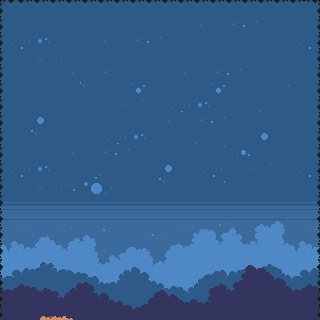

Tiled map render using the project's own tile images. Description and the whole map definition, tile-layer contents included, below:
An orthogonal 20x20 tile map with 16x16 px tiles, 5 tile layers (background-0, background-1, background-2, decs, ...), 4 tilesets.

<map version="1.9" tiledversion="1.9.2" orientation="orthogonal" renderorder="right-down" width="20" height="20" tilewidth="16" tileheight="16" infinite="0" nextlayerid="8" nextobjectid="1">
 <editorsettings>
  <export target="stage6.json" format="json" />
 </editorsettings>
 <tileset firstgid="1" name="background-0" tilewidth="16" tileheight="16" tilecount="198" columns="18">
  <image source="../stringstar-fields/background_0.png" width="288" height="180" />
 </tileset>
 <tileset firstgid="199" name="background-1" tilewidth="16" tileheight="16" tilecount="198" columns="18">
  <image source="../stringstar-fields/background_1.png" width="288" height="180" />
 </tileset>
 <tileset firstgid="397" name="background-2" tilewidth="16" tileheight="16" tilecount="198" columns="18">
  <image source="../stringstar-fields/background_2.png" width="288" height="180" />
 </tileset>
 <tileset firstgid="595" name="stringstar" tilewidth="16" tileheight="16" tilecount="198" columns="18">
  <image source="../stringstar-fields/tileset.png" width="288" height="176" />
 </tileset>
 <group id="4" name="background">
  <layer id="1" name="background-0" width="20" height="20">
   <data encoding="csv">
1,1,1,1,1,1,1,1,1,1,1,1,1,1,1,1,1,1,1,1,
1,2,3,4,1,1,1,1,1,1,1,4,5,6,7,8,9,10,1,2,
19,20,21,22,1,4,5,6,7,8,9,10,1,1,1,1,1,1,19,20,
37,38,39,40,1,1,1,1,1,1,1,1,1,1,1,1,1,1,37,38,
1,2,3,4,5,6,7,1,2,3,4,5,6,7,8,9,10,11,12,13,
9,10,11,12,13,47,48,49,50,51,52,53,54,50,51,52,53,54,9,10,
9,10,11,12,13,32,33,34,35,36,19,20,21,22,23,24,25,26,27,28,
27,28,29,30,31,10,1,2,3,4,5,6,7,8,9,10,11,12,13,14,
45,46,47,48,49,28,19,20,21,22,23,24,25,26,27,28,29,30,31,32,
1,2,3,4,5,6,7,8,9,10,11,12,1,2,15,16,17,18,1,2,
19,20,21,22,23,24,25,26,27,28,29,30,19,20,33,34,35,36,19,20,
37,38,39,40,41,42,43,44,45,46,47,48,37,38,51,52,53,54,37,38,
55,56,57,58,59,60,61,62,63,64,65,66,67,68,69,70,71,72,55,56,
73,74,75,76,77,78,79,80,81,82,83,84,85,86,87,88,89,90,73,74,
91,92,93,94,95,96,97,98,99,100,101,102,103,104,105,106,107,108,91,92,
109,110,111,112,113,114,115,116,117,118,119,120,121,122,123,124,125,126,109,110,
127,128,129,130,131,132,133,134,135,136,137,138,139,140,141,142,143,144,127,128,
145,146,147,148,149,150,151,152,153,154,155,156,157,158,159,160,161,162,145,146,
163,164,165,166,167,168,169,170,171,172,173,174,175,176,177,178,179,180,163,164,
181,182,183,184,185,186,187,188,189,190,191,192,193,194,195,196,197,198,181,182
</data>
  </layer>
  <layer id="2" name="background-1" width="20" height="20">
   <data encoding="csv">
0,0,0,0,0,0,0,0,0,0,0,0,0,0,0,0,0,0,0,0,
0,0,0,0,0,0,0,0,0,0,0,0,0,0,0,0,0,0,0,0,
0,0,0,0,0,0,0,0,0,0,0,0,0,0,0,0,0,0,0,0,
0,0,0,0,0,0,0,0,0,0,0,0,0,0,0,0,0,0,0,0,
0,0,0,0,0,0,0,0,0,0,0,0,0,0,0,0,0,0,0,0,
0,0,0,0,0,0,0,0,0,0,0,0,0,0,0,0,0,0,0,0,
0,0,0,0,0,0,0,0,0,0,0,0,0,0,0,0,0,0,0,0,
0,0,0,0,0,0,0,0,0,0,0,0,0,0,0,0,0,0,0,0,
0,0,0,0,0,0,0,0,0,0,0,0,0,0,0,0,0,0,0,0,
0,0,0,0,0,0,0,0,0,0,0,0,0,0,0,0,0,0,0,0,
0,0,0,0,0,0,0,0,0,0,0,0,0,0,0,0,0,0,0,0,
0,0,0,0,0,0,0,0,0,0,0,0,0,0,0,0,0,0,0,0,
0,0,0,0,0,0,0,0,0,0,0,0,0,0,0,0,0,0,0,0,
0,0,0,0,0,0,0,0,0,0,0,0,0,0,0,0,0,0,0,0,
0,0,0,0,0,0,0,0,0,0,0,0,0,0,0,0,0,0,0,0,
307,308,309,310,311,312,313,314,315,316,317,318,319,320,321,322,323,324,307,308,
325,326,327,328,329,330,331,332,333,334,335,336,337,338,339,340,341,342,325,326,
343,344,345,346,347,348,349,350,351,352,353,354,355,356,357,358,359,360,343,344,
361,362,363,364,365,366,367,368,369,370,371,372,373,374,375,376,377,378,361,362,
379,380,381,382,383,384,385,386,387,388,389,390,391,392,393,394,395,396,379,380
</data>
  </layer>
  <layer id="3" name="background-2" width="20" height="20">
   <data encoding="csv">
0,0,0,0,0,0,0,0,0,0,0,0,0,0,0,0,0,0,0,0,
0,0,0,0,0,0,0,0,0,0,0,0,0,0,0,0,0,0,0,0,
0,0,0,0,0,0,0,0,0,0,0,0,0,0,0,0,0,0,0,0,
0,0,0,0,0,0,0,0,0,0,0,0,0,0,0,0,0,0,0,0,
0,0,0,0,0,0,0,0,0,0,0,0,0,0,0,0,0,0,0,0,
0,0,0,0,0,0,0,0,0,0,0,0,0,0,0,0,0,0,0,0,
0,0,0,0,0,0,0,0,0,0,0,0,0,0,0,0,0,0,0,0,
0,0,0,0,0,0,0,0,0,0,0,0,0,0,0,0,0,0,0,0,
0,0,0,0,0,0,0,0,0,0,0,0,0,0,0,0,0,0,0,0,
0,0,0,0,0,0,0,0,0,0,0,0,0,0,0,0,0,0,0,0,
0,0,0,0,0,0,0,0,0,0,0,0,0,0,0,0,0,0,0,0,
0,0,0,0,0,0,0,0,0,0,0,0,0,0,0,0,0,0,0,0,
0,0,0,0,0,0,0,0,0,0,0,0,0,0,0,0,0,0,0,0,
0,0,0,0,0,0,0,0,0,0,0,0,0,0,0,0,0,0,0,0,
0,0,0,0,0,0,0,0,0,0,0,0,0,0,0,0,0,0,0,0,
505,506,507,508,509,510,511,512,513,514,515,516,517,518,519,520,521,522,505,506,
523,524,525,526,527,528,529,530,531,532,533,534,535,536,537,538,539,540,523,524,
541,542,543,544,545,546,547,548,549,550,551,552,553,554,555,556,557,558,541,542,
559,560,561,562,563,564,565,566,567,568,569,570,571,572,573,574,575,576,559,560,
577,578,579,580,581,582,583,584,585,586,587,588,589,590,591,592,593,594,577,578
</data>
  </layer>
 </group>
 <layer id="5" name="decs" width="20" height="20">
  <data encoding="csv">
1073742531,0,0,0,0,0,0,0,0,0,0,0,0,0,0,0,0,0,0,1073742531,
0,0,0,0,0,0,0,0,0,0,0,0,0,0,0,0,0,0,0,0,
0,0,0,0,0,0,0,0,0,0,0,0,0,0,0,0,0,0,0,0,
0,0,0,0,0,0,0,0,0,0,0,0,0,0,0,0,0,0,0,0,
0,0,0,0,0,0,0,0,0,0,0,0,0,0,0,0,0,0,0,0,
0,0,0,0,0,0,0,0,0,0,0,0,0,0,0,0,0,0,0,0,
0,0,0,0,0,0,0,0,0,0,0,0,0,0,0,0,0,0,0,0,
0,0,0,0,0,0,0,0,0,0,0,0,0,0,0,0,0,0,0,0,
0,0,0,0,0,0,0,0,0,0,0,0,0,0,0,0,0,0,0,0,
0,0,0,0,0,0,0,0,0,0,0,0,0,0,0,0,0,0,0,0,
0,0,0,0,0,0,0,0,0,0,0,0,0,0,0,0,0,0,0,0,
0,0,0,0,0,0,0,0,0,0,0,0,0,0,0,0,0,0,0,0,
0,0,0,0,0,0,0,0,0,0,0,0,0,0,0,0,0,0,0,0,
0,0,0,0,0,0,0,0,0,0,0,0,0,0,0,0,0,0,0,0,
0,0,0,0,0,0,0,0,0,0,0,0,0,0,0,0,0,0,0,0,
0,0,0,0,0,0,0,0,0,0,0,0,0,0,0,0,0,0,0,0,
0,0,0,0,0,0,0,0,0,0,0,0,0,0,0,0,0,0,0,0,
0,0,0,0,0,0,0,0,0,0,0,0,0,0,0,0,0,0,0,0,
0,0,0,0,0,0,0,0,0,0,0,0,0,0,0,0,0,0,0,0,
0,607,608,609,610,611,611,0,0,0,0,0,0,0,0,0,0,0,0,0
</data>
 </layer>
 <layer id="7" name="collision" width="20" height="20">
  <data encoding="csv">
2684355267,3221226179,3221226179,3221226179,3221226179,3221226179,3221226179,3221226179,3221226179,3221226179,3221226179,3221226179,3221226179,3221226179,3221226179,3221226179,3221226179,3221226179,3221226179,536871619,
2684355267,0,0,0,0,0,0,0,0,0,0,0,0,0,0,0,0,0,0,536871619,
2684355267,0,0,0,0,0,0,0,0,0,0,0,0,0,0,0,0,0,0,536871619,
2684355267,0,0,0,0,0,0,0,0,0,0,0,0,0,0,0,0,0,0,536871619,
2684355267,0,0,0,0,0,0,0,0,0,0,0,0,0,0,0,0,0,0,536871619,
2684355267,0,0,0,0,0,0,0,0,0,0,0,0,0,0,0,0,0,0,536871619,
2684355267,0,0,0,0,0,0,0,0,0,0,0,0,0,0,0,0,0,0,536871619,
2684355267,0,0,0,0,0,0,0,0,0,0,0,0,0,0,0,0,0,0,536871619,
2684355267,0,0,0,0,0,0,0,0,0,0,0,0,0,0,0,0,0,0,536871619,
2684355267,0,0,0,0,0,0,0,0,0,0,0,0,0,0,0,0,0,0,536871619,
2684355267,0,0,0,0,0,0,0,0,0,0,0,0,0,0,0,0,0,0,536871619,
2684355267,0,0,0,0,0,0,0,0,0,0,0,0,0,0,0,0,0,0,536871619,
2684355267,0,0,0,0,0,0,0,0,0,0,0,0,0,0,0,0,0,0,536871619,
2684355267,0,0,0,0,0,0,0,0,0,0,0,0,0,0,0,0,0,0,536871619,
2684355267,0,0,0,0,0,0,0,0,0,0,0,0,0,0,0,0,0,0,536871619,
2684355267,0,0,0,0,0,0,0,0,0,0,0,0,0,0,0,0,0,0,536871619,
2684355267,0,0,0,0,0,0,0,0,0,0,0,0,0,0,0,0,0,0,536871619,
2684355267,0,0,0,0,0,0,0,0,0,0,0,0,0,0,0,0,0,0,536871619,
2684355267,0,0,0,0,0,0,0,0,0,0,0,0,0,0,0,0,0,0,536871619,
2684355267,0,0,0,0,0,0,0,0,0,0,0,0,0,0,0,0,0,0,536871619
</data>
 </layer>
</map>
